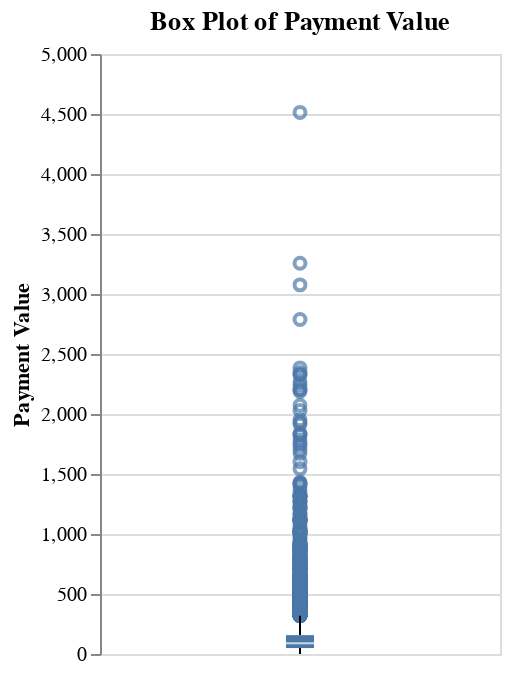

The cell this chart's notebook holds for it:
### Code cell
# Box plot for payment_value
box_payment = alt.Chart(merged_df).mark_boxplot().encode(
    y=alt.Y('payment_value', title='Payment Value')
).properties(
    width=200,
    height=300,
    title='Box Plot of Payment Value'
)

box_payment

### Figure 1 — Vega-Lite specification as saved in the notebook (floating-point values rounded to 4 significant figures; data arrays with more than 128 entries replaced by an {"elided": "..."} marker saying what was removed)
{"config": {"view": {"continuousWidth": 300, "continuousHeight": 300}}, "data": {"name": "data-c628492765a999c4ddf49e9c80a283a3"}, "mark": {"type": "boxplot"}, "encoding": {"y": {"field": "payment_value", "title": "Payment Value", "type": "quantitative"}}, "height": 300, "title": "Box Plot of Payment Value", "width": 200, "$schema": "https://vega.github.io/schema/vega-lite/v5.20.1.json", "datasets": {"data-c628492765a999c4ddf49e9c80a283a3": {"elided": "9390 records"}}}
